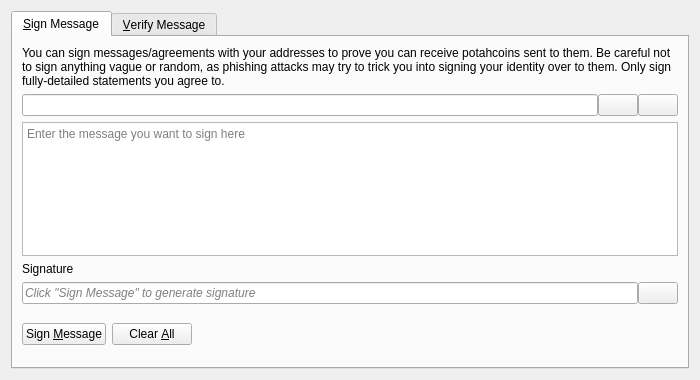
<?xml version="1.0" encoding="UTF-8"?>
<ui version="4.0">
 <class>SignVerifyMessageDialog</class>
 <widget class="QDialog" name="SignVerifyMessageDialog">
  <property name="geometry">
   <rect>
    <x>0</x>
    <y>0</y>
    <width>700</width>
    <height>380</height>
   </rect>
  </property>
  <property name="windowTitle">
   <string>Signatures - Sign / Verify a Message</string>
  </property>
  <property name="modal">
   <bool>true</bool>
  </property>
  <layout class="QVBoxLayout" name="verticalLayout">
   <item>
    <widget class="QTabWidget" name="tabWidget">
     <property name="currentIndex">
      <number>0</number>
     </property>
     <widget class="QWidget" name="tabSignMessage">
      <attribute name="title">
       <string>&amp;Sign Message</string>
      </attribute>
      <layout class="QVBoxLayout" name="verticalLayout_SM">
       <item>
        <widget class="QLabel" name="infoLabel_SM">
         <property name="text">
          <string>You can sign messages/agreements with your addresses to prove you can receive potahcoins sent to them. Be careful not to sign anything vague or random, as phishing attacks may try to trick you into signing your identity over to them. Only sign fully-detailed statements you agree to.</string>
         </property>
         <property name="textFormat">
          <enum>Qt::PlainText</enum>
         </property>
         <property name="wordWrap">
          <bool>true</bool>
         </property>
        </widget>
       </item>
       <item>
        <layout class="QHBoxLayout" name="horizontalLayout_1_SM">
         <property name="spacing">
          <number>0</number>
         </property>
         <item>
          <widget class="QValidatedLineEdit" name="addressIn_SM">
           <property name="toolTip">
            <string>The Potahcoin address to sign the message with</string>
           </property>
          </widget>
         </item>
         <item>
          <widget class="QPushButton" name="addressBookButton_SM">
           <property name="toolTip">
            <string>Choose previously used address</string>
           </property>
           <property name="text">
            <string/>
           </property>
           <property name="icon">
            <iconset resource="../bitcoin.qrc">
             <normaloff>:/icons/address-book</normaloff>:/icons/address-book</iconset>
           </property>
           <property name="shortcut">
            <string>Alt+A</string>
           </property>
           <property name="autoDefault">
            <bool>false</bool>
           </property>
          </widget>
         </item>
         <item>
          <widget class="QPushButton" name="pasteButton_SM">
           <property name="toolTip">
            <string>Paste address from clipboard</string>
           </property>
           <property name="text">
            <string/>
           </property>
           <property name="icon">
            <iconset resource="../bitcoin.qrc">
             <normaloff>:/icons/editpaste</normaloff>:/icons/editpaste</iconset>
           </property>
           <property name="shortcut">
            <string>Alt+P</string>
           </property>
           <property name="autoDefault">
            <bool>false</bool>
           </property>
          </widget>
         </item>
        </layout>
       </item>
       <item>
        <widget class="QPlainTextEdit" name="messageIn_SM">
         <property name="toolTip">
          <string>Enter the message you want to sign here</string>
         </property>
         <property name="placeholderText">
          <string>Enter the message you want to sign here</string>
         </property>
        </widget>
       </item>
       <item>
        <widget class="QLabel" name="signatureLabel_SM">
         <property name="text">
          <string>Signature</string>
         </property>
         <property name="textFormat">
          <enum>Qt::PlainText</enum>
         </property>
        </widget>
       </item>
       <item>
        <layout class="QHBoxLayout" name="horizontalLayout_2_SM">
         <property name="spacing">
          <number>0</number>
         </property>
         <item>
          <widget class="QLineEdit" name="signatureOut_SM">
           <property name="placeholderText">
            <string>Click "Sign Message" to generate signature</string>
           </property>
           <property name="font">
            <font>
             <italic>true</italic>
            </font>
           </property>
           <property name="readOnly">
            <bool>true</bool>
           </property>
          </widget>
         </item>
         <item>
          <widget class="QPushButton" name="copySignatureButton_SM">
           <property name="toolTip">
            <string>Copy the current signature to the system clipboard</string>
           </property>
           <property name="text">
            <string/>
           </property>
           <property name="icon">
            <iconset resource="../bitcoin.qrc">
             <normaloff>:/icons/editcopy</normaloff>:/icons/editcopy</iconset>
           </property>
           <property name="autoDefault">
            <bool>false</bool>
           </property>
          </widget>
         </item>
        </layout>
       </item>
       <item>
        <layout class="QHBoxLayout" name="horizontalLayout_3_SM">
         <item>
          <widget class="QPushButton" name="signMessageButton_SM">
           <property name="toolTip">
            <string>Sign the message to prove you own this Potahcoin address</string>
           </property>
           <property name="text">
            <string>Sign &amp;Message</string>
           </property>
           <property name="icon">
            <iconset resource="../bitcoin.qrc">
             <normaloff>:/icons/edit</normaloff>:/icons/edit</iconset>
           </property>
           <property name="autoDefault">
            <bool>false</bool>
           </property>
          </widget>
         </item>
         <item>
          <widget class="QPushButton" name="clearButton_SM">
           <property name="toolTip">
            <string>Reset all sign message fields</string>
           </property>
           <property name="text">
            <string>Clear &amp;All</string>
           </property>
           <property name="icon">
            <iconset resource="../bitcoin.qrc">
             <normaloff>:/icons/remove</normaloff>:/icons/remove</iconset>
           </property>
           <property name="autoDefault">
            <bool>false</bool>
           </property>
          </widget>
         </item>
         <item>
          <spacer name="horizontalSpacer_1_SM">
           <property name="orientation">
            <enum>Qt::Horizontal</enum>
           </property>
           <property name="sizeHint" stdset="0">
            <size>
             <width>40</width>
             <height>48</height>
            </size>
           </property>
          </spacer>
         </item>
         <item>
          <widget class="QLabel" name="statusLabel_SM">
           <property name="font">
            <font>
             <weight>75</weight>
             <bold>true</bold>
            </font>
           </property>
           <property name="text">
            <string/>
           </property>
           <property name="wordWrap">
            <bool>true</bool>
           </property>
          </widget>
         </item>
         <item>
          <spacer name="horizontalSpacer_2_SM">
           <property name="orientation">
            <enum>Qt::Horizontal</enum>
           </property>
           <property name="sizeHint" stdset="0">
            <size>
             <width>40</width>
             <height>48</height>
            </size>
           </property>
          </spacer>
         </item>
        </layout>
       </item>
      </layout>
     </widget>
     <widget class="QWidget" name="tabVerifyMessage">
      <attribute name="title">
       <string>&amp;Verify Message</string>
      </attribute>
      <layout class="QVBoxLayout" name="verticalLayout_VM">
       <item>
        <widget class="QLabel" name="infoLabel_VM">
         <property name="text">
          <string>Enter the receiver's address, message (ensure you copy line breaks, spaces, tabs, etc. exactly) and signature below to verify the message. Be careful not to read more into the signature than what is in the signed message itself, to avoid being tricked by a man-in-the-middle attack. Note that this only proves the signing party receives with the address, it cannot prove sendership of any transaction!</string>
         </property>
         <property name="textFormat">
          <enum>Qt::PlainText</enum>
         </property>
         <property name="alignment">
          <set>Qt::AlignLeading|Qt::AlignLeft|Qt::AlignTop</set>
         </property>
         <property name="wordWrap">
          <bool>true</bool>
         </property>
        </widget>
       </item>
       <item>
        <layout class="QHBoxLayout" name="horizontalLayout_1_VM">
         <property name="spacing">
          <number>0</number>
         </property>
         <item>
          <widget class="QValidatedLineEdit" name="addressIn_VM">
           <property name="toolTip">
            <string>The Potahcoin address the message was signed with</string>
           </property>
          </widget>
         </item>
         <item>
          <widget class="QPushButton" name="addressBookButton_VM">
           <property name="toolTip">
            <string>Choose previously used address</string>
           </property>
           <property name="text">
            <string/>
           </property>
           <property name="icon">
            <iconset resource="../bitcoin.qrc">
             <normaloff>:/icons/address-book</normaloff>:/icons/address-book</iconset>
           </property>
           <property name="shortcut">
            <string>Alt+A</string>
           </property>
           <property name="autoDefault">
            <bool>false</bool>
           </property>
          </widget>
         </item>
        </layout>
       </item>
       <item>
        <widget class="QPlainTextEdit" name="messageIn_VM">
          <property name="toolTip">
            <string>The signed message to verify</string>
          </property>
          <property name="placeholderText">
            <string>The signed message to verify</string>
          </property>
        </widget>
       </item>
       <item>
        <widget class="QValidatedLineEdit" name="signatureIn_VM">
          <property name="toolTip">
            <string>The signature given when the message was signed</string>
          </property>
          <property name="placeholderText">
            <string>The signature given when the message was signed</string>
          </property>
        </widget>
       </item>
       <item>
        <layout class="QHBoxLayout" name="horizontalLayout_2_VM">
         <item>
          <widget class="QPushButton" name="verifyMessageButton_VM">
           <property name="toolTip">
            <string>Verify the message to ensure it was signed with the specified Potahcoin address</string>
           </property>
           <property name="text">
            <string>Verify &amp;Message</string>
           </property>
           <property name="icon">
            <iconset resource="../bitcoin.qrc">
             <normaloff>:/icons/transaction_0</normaloff>:/icons/transaction_0</iconset>
           </property>
           <property name="autoDefault">
            <bool>false</bool>
           </property>
          </widget>
         </item>
         <item>
          <widget class="QPushButton" name="clearButton_VM">
           <property name="toolTip">
            <string>Reset all verify message fields</string>
           </property>
           <property name="text">
            <string>Clear &amp;All</string>
           </property>
           <property name="icon">
            <iconset resource="../bitcoin.qrc">
             <normaloff>:/icons/remove</normaloff>:/icons/remove</iconset>
           </property>
           <property name="autoDefault">
            <bool>false</bool>
           </property>
          </widget>
         </item>
         <item>
          <spacer name="horizontalSpacer_1_VM">
           <property name="orientation">
            <enum>Qt::Horizontal</enum>
           </property>
           <property name="sizeHint" stdset="0">
            <size>
             <width>40</width>
             <height>48</height>
            </size>
           </property>
          </spacer>
         </item>
         <item>
          <widget class="QLabel" name="statusLabel_VM">
           <property name="font">
            <font>
             <weight>75</weight>
             <bold>true</bold>
            </font>
           </property>
           <property name="text">
            <string/>
           </property>
           <property name="wordWrap">
            <bool>true</bool>
           </property>
          </widget>
         </item>
         <item>
          <spacer name="horizontalSpacer_2_VM">
           <property name="orientation">
            <enum>Qt::Horizontal</enum>
           </property>
           <property name="sizeHint" stdset="0">
            <size>
             <width>40</width>
             <height>48</height>
            </size>
           </property>
          </spacer>
         </item>
        </layout>
       </item>
      </layout>
     </widget>
    </widget>
   </item>
  </layout>
 </widget>
 <customwidgets>
  <customwidget>
   <class>QValidatedLineEdit</class>
   <extends>QLineEdit</extends>
   <header>qt/qvalidatedlineedit.h</header>
  </customwidget>
 </customwidgets>
 <resources>
  <include location="../bitcoin.qrc"/>
 </resources>
 <connections/>
</ui>
